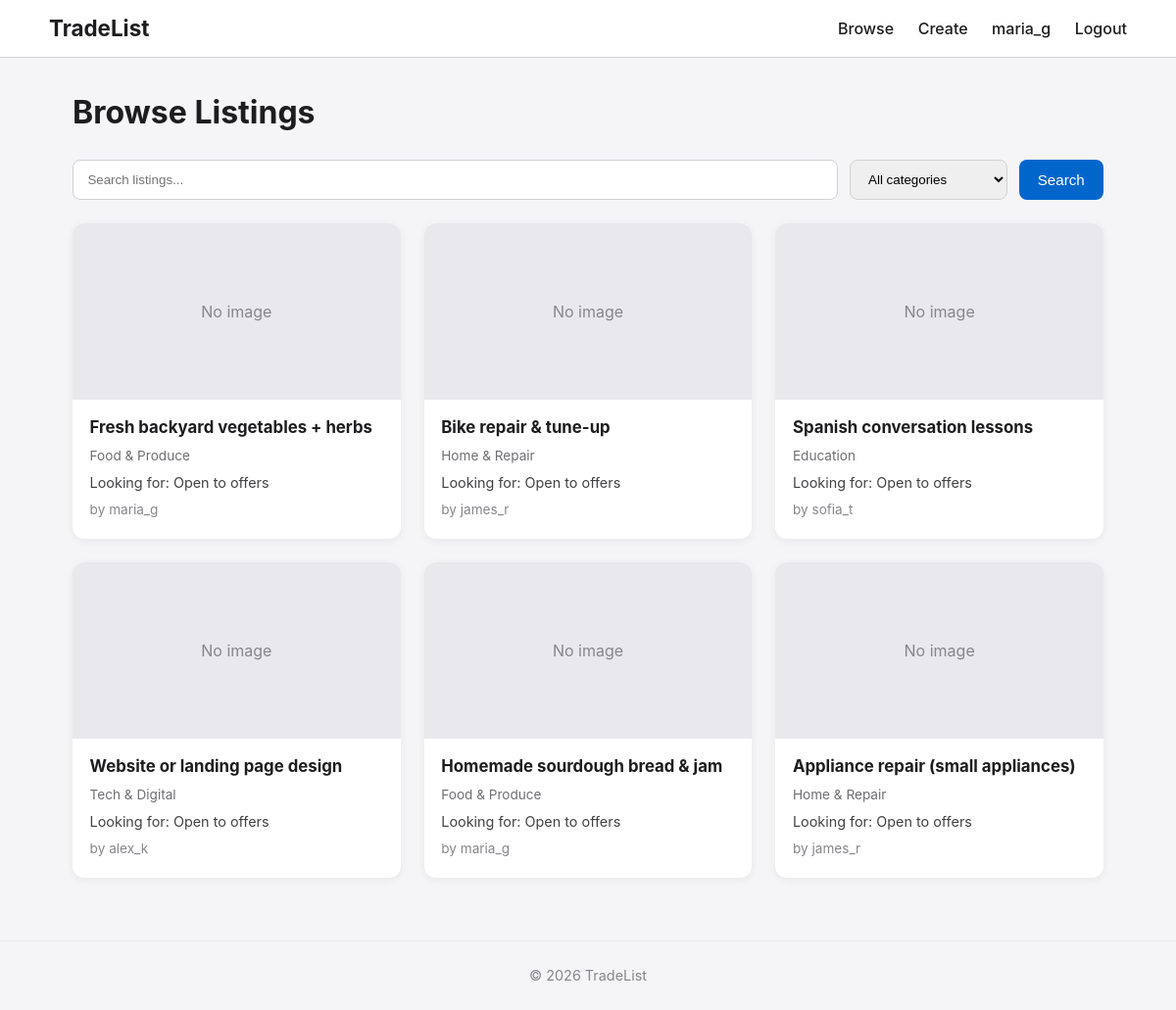
The page /browse (signed in) on the database its author committed.
### tables this page shows
CREATE TABLE users (
            id INTEGER PRIMARY KEY AUTOINCREMENT,
            username TEXT UNIQUE NOT NULL,
            email TEXT UNIQUE NOT NULL,
            password_hash TEXT NOT NULL,
            location TEXT,
            bio TEXT,
            created_at TIMESTAMP DEFAULT CURRENT_TIMESTAMP
        );

CREATE TABLE listings (
            id INTEGER PRIMARY KEY AUTOINCREMENT,
            user_id INTEGER NOT NULL,
            title TEXT NOT NULL,
            description TEXT NOT NULL,
            listing_type TEXT NOT NULL,  -- 'service_for_goods' or 'goods_for_service'
            category TEXT,
            location TEXT,
            what_i_offer TEXT,
            what_i_want TEXT,
            status TEXT DEFAULT 'open',
            created_at TIMESTAMP DEFAULT CURRENT_TIMESTAMP,
            FOREIGN KEY (user_id) REFERENCES users (id)
        );

### app.py (the view)
@app.route("/")
@app.route("/browse")
def browse():
    db = get_db()
    q = request.args.get("q", "").strip()
    category = request.args.get("category", "").strip()
    query = """
        SELECT listings.*, users.username
        FROM listings
        JOIN users ON listings.user_id = users.id
        WHERE 1=1
    """
    params = []
    if q:
        query += " AND (listings.title LIKE ? OR listings.description LIKE ?)"
        params.extend([f"%{q}%", f"%{q}%"])
    if category:
        query += " AND listings.category = ?"
        params.append(category)
    query += " ORDER BY listings.created_at DESC"
    listings = db.execute(query, params).fetchall()
    return render_template("browse.html", listings=listings, q=q, category=category)

### app.py (called while the page is built)
def get_db():
    db = getattr(g, "_database", None)
    if db is None:
        db = g._database = sqlite3.connect(DATABASE)
        db.row_factory = sqlite3.Row
    return db

@app.teardown_appcontext
def close_connection(exception):
    db = getattr(g, "_database", None)
    if db is not None:
        db.close()

@app.before_request
def load_logged_in_user():
    user_id = session.get("user_id")
    if user_id is None:
        g.user = None
    else:
        try:
            db = get_db()
            g.user = db.execute("SELECT * FROM users WHERE id = ?", (user_id,)).fetchone()
        except:
            g.user = None

### templates/browse.html (shortened to what this page needs)
{% extends "base.html" %}
{% block content %}
<div class="browse-header">
    <h1>Browse Listings</h1>
    <form method="get" style="margin: 1.5rem 0; display: flex; gap: 0.75rem; flex-wrap: wrap;">
        <input type="text" name="q" value="{{ q or '' }}" placeholder="Search listings..."
               style="flex: 1; min-width: 200px; padding: 0.7rem 0.9rem; border: 1px solid #d2d2d7; border-radius: 8px;">
        <select name="category" style="padding: 0.7rem 0.9rem; border: 1px solid #d2d2d7; border-radius: 8px;">
            <option value="">All categories</option>
        </select>
        <button type="submit" class="btn btn-primary">Search</button>
    </form>
</div>
{% if listings %}
    <div class="listings-grid">
        {% for listing in listings %}
            <article class="listing-card">
                <a href="{{ url_for('listing', listing_id=listing.id) }}">
                    {% if listing.image %}
                        <img src="{{ url_for('static', filename='uploads/' + listing.image) }}" alt="{{ listing.title }}">
                    {% else %}
                        <div style="height: 180px; background: #e8e8ed; display: flex; align-items: center; justify-content: center; color: #86868b;">
                            No image
                        </div>
                    {% endif %}
                </a>
                <div class="card-body">
                    <h3>
                        <a href="{{ url_for('listing', listing_id=listing.id) }}">{{ listing.title }}</a>
                    </h3>
                    <p class="category">{{ listing.category }}</p>
                    <p class="looking-for">Looking for: {{ listing.looking_for or 'Open to offers' }}</p>
                    <p style="font-size: 0.85rem; color: #86868b; margin-top: 0.4rem;">
                        by {{ listing.username }}
                    </p>
                </div>
            </article>
        {% endfor %}
    </div>
{% else %}
    <p class="empty">No listings yet. Be the first to create one!</p>
{% endif %}
{% endblock %}

### templates/base.html (shortened to what this page needs)
<!DOCTYPE html>
<html lang="en">
<head>
    <link rel="stylesheet" href="{{ url_for('static', filename='css/style.css') }}">
</head>
<body>
    <header class="site-header">
        <div class="header-inner">
            <a href="{{ url_for('browse') }}" class="logo">TradeList</a>
            <nav>
                <a href="{{ url_for('browse') }}">Browse</a>
                {% if g.user %}
                    <a href="{{ url_for('create') }}">Create</a>
                    <a href="{{ url_for('profile', username=g.user.username) }}">{{ g.user.username }}</a>
                    <a href="{{ url_for('logout') }}">Logout</a>
                {% else %}
                    <a href="{{ url_for('login') }}">Login</a>
                    <a href="{{ url_for('register') }}">Register</a>
                {% endif %}
            </nav>
        </div>
    </header>
    <main class="main-content">
        {% block content %}{% endblock %}
    </main>
    <footer class="site-footer">
        <p>&copy; 2026 TradeList</p>
    </footer>
</body>
</html>

### static/css/style.css (style rules this page uses)
* { margin: 0; padding: 0; box-sizing: border-box; }
body { font-family: -apple-system, BlinkMacSystemFont, "Segoe UI", Roboto, Helvetica, Arial, sans-serif; background-color: #f5f5f7; color: #1d1d1f; line-height: 1.5; min-height: 100vh; display: flex; flex-direction: column; }
a { color: #0066cc; text-decoration: none; }
.site-header { background: #fff; border-bottom: 1px solid #d2d2d7; padding: 0.75rem 1.5rem; position: sticky; top: 0; z-index: 100; }
.header-inner { max-width: 1100px; margin: 0 auto; display: flex; justify-content: space-between; align-items: center; }
.logo { font-size: 1.4rem; font-weight: 700; color: #1d1d1f; text-decoration: none; }
.site-header nav a { margin-left: 1.25rem; color: #1d1d1f; font-weight: 500; text-decoration: none; }
.main-content { flex: 1; max-width: 1100px; width: 100%; margin: 0 auto; padding: 2rem 1.5rem; }
.btn { display: inline-block; padding: 0.6rem 1.2rem; border-radius: 8px; font-weight: 500; font-size: 0.95rem; border: none; cursor: pointer; text-decoration: none; transition: background 0.15s; }
.btn-primary { background: #0066cc; color: white; }
.listings-grid { display: grid; grid-template-columns: repeat(auto-fill, minmax(260px, 1fr)); gap: 1.5rem; }
.listing-card { background: #fff; border-radius: 12px; overflow: hidden; box-shadow: 0 2px 8px rgba(0,0,0,0.06); transition: transform 0.15s, box-shadow 0.15s; }
.card-body { padding: 1rem 1.1rem 1.25rem; }
.card-body h3 { font-size: 1.05rem; margin-bottom: 0.35rem; }
.card-body h3 a { color: #1d1d1f; }
.category { font-size: 0.85rem; color: #6e6e73; text-transform: capitalize; }
.looking-for { font-size: 0.9rem; margin-top: 0.4rem; color: #424245; }
.site-footer { text-align: center; padding: 1.5rem; font-size: 0.9rem; color: #86868b; border-top: 1px solid #e8e8ed; margin-top: 2rem; }

### rows shown on the page
users: user.username "maria_g"
listings: title "Fresh backyard vegetables + herbs", category "Food & Produce", looking_for "Open to offers", username "maria_g"
listings: title "Bike repair & tune-up", category "Home & Repair", looking_for "Open to offers", username "james_r"
listings: title "Spanish conversation lessons", category "Education", looking_for "Open to offers", username "sofia_t"
listings: title "Website or landing page design", category "Tech & Digital", looking_for "Open to offers", username "alex_k"
listings: title "Homemade sourdough bread & jam", category "Food & Produce", looking_for "Open to offers", username "maria_g"
listings: title "Appliance repair (small appliances)", category "Home & Repair", looking_for "Open to offers", username "james_r"
